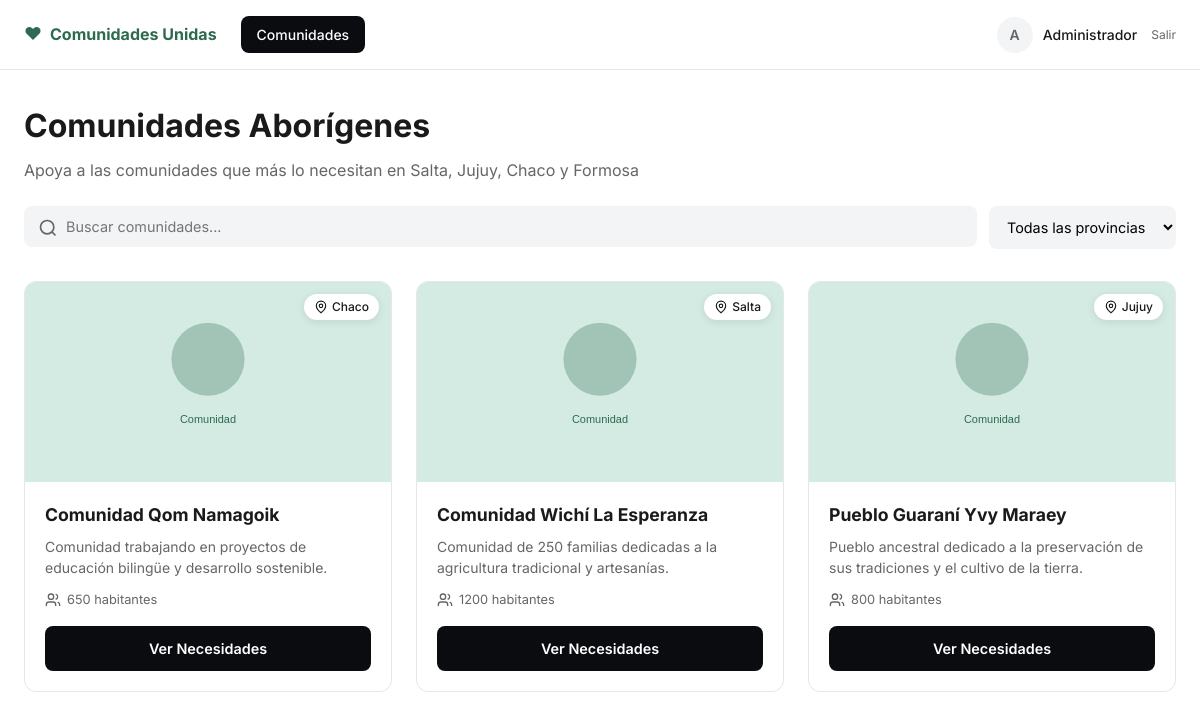
The page /comunidades/ (signed in) on the database its author committed.
### accounts/models.py (models this page shows, shortened)
class User(AbstractUser):
    class AccountType(models.TextChoices):
        DONANTE = 'donante', 'Donante'
        COMUNIDAD = 'comunidad', 'Comunidad'
    display_name = models.CharField('nombre', max_length=150, blank=True)
    account_type = models.CharField(
        'tipo de cuenta',
        max_length=20,
        choices=AccountType.choices,
        default=AccountType.DONANTE,
    )
    class Meta:
        verbose_name = 'usuario'
        verbose_name_plural = 'usuarios'
    def get_display_name(self):
        return self.display_name or self.username
    @property
    def is_community(self):
        return self.account_type == self.AccountType.COMUNIDAD
    @property
    def avatar_initial(self):
        name = self.get_display_name()
        return name[0].upper() if name else 'U'

### communities/models.py (models this page shows, shortened)
class Community(models.Model):
    class Province(models.TextChoices):
        SALTA = 'Salta', 'Salta'
        JUJUY = 'Jujuy', 'Jujuy'
        CHACO = 'Chaco', 'Chaco'
        FORMOSA = 'Formosa', 'Formosa'
    owner = models.OneToOneField(
        settings.AUTH_USER_MODEL,
        on_delete=models.CASCADE,
        related_name='community_profile',
        verbose_name='usuario responsable',
        null=True,
        blank=True,
    )
    name = models.CharField('nombre', max_length=200)
    description = models.TextField('descripción')
    province = models.CharField('provincia', max_length=50, choices=Province.choices)
    population = models.PositiveIntegerField('población')
    email = models.EmailField('email de contacto')
    image = models.ImageField('imagen', upload_to='communities/', blank=True, null=True)
    image_url = models.URLField('URL de imagen', blank=True)
    is_active = models.BooleanField('activa', default=True)
    created_at = models.DateTimeField(auto_now_add=True)
    class Meta:
        verbose_name = 'comunidad'
        verbose_name_plural = 'comunidades'
        ordering = ['name']
    def get_image(self):
        if self.image:
            return self.image.url
        if self.image_url:
            return self.image_url
        return '/static/img/comunidad-default.svg'

### communities/views.py (the view)
# urls.py: path('', views.community_list, name='list'),
@login_required
def community_list(request):
    communities = Community.objects.filter(is_active=True)
    search = request.GET.get('q', '').strip()
    province = request.GET.get('provincia', '')
    if search:
        communities = communities.filter(
            Q(name__icontains=search) | Q(description__icontains=search)
        )
    if province:
        communities = communities.filter(province=province)
    return render(request, 'communities/list.html', {
        'communities': communities,
        'search': search,
        'province': province,
        'provinces': Community.Province.choices,
    })

### templates/communities/list.html (shortened to what this page needs)
{% extends 'includes/navbar.html' %}
{% block content %}
<main class="page-content">
    <div class="page-header">
        <h1>Comunidades Aborígenes</h1>
        <p class="page-subtitle">Apoya a las comunidades que más lo necesitan en Salta, Jujuy, Chaco y Formosa</p>
    </div>
    <form method="get" class="filters-bar">
        <div class="search-box">
            <svg class="search-icon" width="20" height="20" viewBox="0 0 24 24" fill="none" stroke="currentColor" stroke-width="2">
                <circle cx="11" cy="11" r="8"/><path d="m21 21-4.3-4.3"/>
            </svg>
            <input type="text" name="q" value="{{ search }}" placeholder="Buscar comunidades..." class="search-input">
        </div>
        <select name="provincia" class="filter-select" onchange="this.form.submit()">
            <option value="">Todas las provincias</option>
        </select>
    </form>
    <div class="communities-grid">
        {% for community in communities %}
        <article class="community-card">
            <div class="card-image-wrap">
                <img src="{{ community.get_image }}" alt="{{ community.name }}" class="card-image">
                <span class="location-badge">
                    <svg width="14" height="14" viewBox="0 0 24 24" fill="none" stroke="currentColor" stroke-width="2">
                        <path d="M20 10c0 6-8 12-8 12s-8-6-8-12a8 8 0 0 1 16 0Z"/><circle cx="12" cy="10" r="3"/>
                    </svg>
                    {{ community.province }}
                </span>
            </div>
            <div class="card-body">
                <h2>{{ community.name }}</h2>
                <p class="card-desc">{{ community.description|truncatewords:20 }}</p>
                <div class="card-meta">
                    <svg width="16" height="16" viewBox="0 0 24 24" fill="none" stroke="currentColor" stroke-width="2">
                        <path d="M16 21v-2a4 4 0 0 0-4-4H6a4 4 0 0 0-4 4v2"/><circle cx="9" cy="7" r="4"/>
                        <path d="M22 21v-2a4 4 0 0 0-3-3.87"/><path d="M16 3.13a4 4 0 0 1 0 7.75"/>
                    </svg>
                    {{ community.population }} habitantes
                </div>
                <a href="{% url 'communities:detail' community.pk %}" class="btn btn-primary btn-full">Ver Necesidades</a>
            </div>
        </article>
        {% empty %}
        <div class="empty-state">
            <p>No se encontraron comunidades con los filtros seleccionados.</p>
        </div>
        {% endfor %}
    </div>
</main>
{% endblock %}

### templates/includes/navbar.html (shortened to what this page needs)
{% extends 'base.html' %}
{% block body %}
<header class="navbar">
    <div class="navbar-inner">
        <div class="navbar-left">
            <a href="{% url 'communities:list' %}" class="brand">
                <span class="brand-icon">♥</span>
                Comunidades Unidas
            </a>
            <nav class="nav-links">
                <a href="{% url 'communities:list' %}" class="nav-btn {% if request.resolver_match.url_name == 'list' %}active{% endif %}">Comunidades</a>
            </nav>
        </div>
        {% if user.is_authenticated %}
        <div class="user-menu">
            <div class="user-avatar">{{ user.avatar_initial }}</div>
            <span class="user-name">{{ user.get_display_name }}</span>
            <a href="{% url 'accounts:logout' %}" class="logout-link" title="Cerrar sesión">Salir</a>
        </div>
        {% endif %}
    </div>
</header>
{% block content %}{% endblock %}
{% endblock %}

### static/css/styles.css (style rules this page uses)
:root { --green-bg: #d4ebe3; --green-brand: #2d6a4f; --dark: #0a0c10; --text: #1a1a1a; --text-muted: #666; --border: #e5e7eb; --bg-input: #f3f4f6; --white: #fff; --red: #dc2626; --orange: #ea580c; --pink: #db2777; --blue: #2563eb; --yellow-bg: #fef9c3; --yellow-border: #fde047; --blue-bg: #eff6ff; --radius: 12px; --shadow: 0 4px 24px rgba(0,0,0,.08); }
* { box-sizing: border-box; margin: 0; padding: 0; }
body { font-family: 'Inter', -apple-system, BlinkMacSystemFont, sans-serif; color: var(--text); background: var(--white); line-height: 1.5; }
.form-input, .form-textarea, .form-select, .search-input, .filter-select { width: 100%; padding: 12px 14px; border: none; border-radius: 8px; background: var(--bg-input); font-size: 0.9rem; font-family: inherit; outline: none; }
.btn { display: inline-flex; align-items: center; justify-content: center; gap: 8px; padding: 12px 20px; border-radius: 8px; font-size: 0.9rem; font-weight: 600; font-family: inherit; cursor: pointer; border: none; text-decoration: none; transition: opacity .2s; }
.btn-primary { background: var(--dark); color: var(--white); }
.btn-full { width: 100%; }
.navbar { border-bottom: 1px solid var(--border); background: var(--white); position: sticky; top: 0; z-index: 100; }
.navbar-inner { max-width: 1200px; margin: 0 auto; padding: 16px 24px; display: flex; align-items: center; justify-content: space-between; }
.navbar-left { display: flex; align-items: center; gap: 24px; }
.brand { display: flex; align-items: center; gap: 8px; text-decoration: none; color: var(--green-brand); font-weight: 700; font-size: 1rem; }
.brand-icon { color: var(--green-brand); font-size: 1.1rem; }
.nav-links { display: flex; gap: 8px; }
.nav-btn { padding: 8px 16px; border-radius: 8px; text-decoration: none; color: var(--text); font-size: 0.875rem; font-weight: 500; }
.nav-btn.active { background: var(--dark); color: var(--white); }
.user-menu { display: flex; align-items: center; gap: 10px; }
.user-avatar { width: 36px; height: 36px; border-radius: 50%; background: var(--bg-input); display: flex; align-items: center; justify-content: center; font-weight: 600; color: var(--text-muted); font-size: 0.875rem; }
.user-name { font-size: 0.875rem; font-weight: 500; }
.logout-link { font-size: 0.75rem; color: var(--text-muted); text-decoration: none; margin-left: 4px; }
.page-content { max-width: 1200px; margin: 0 auto; padding: 32px 24px 64px; }
.page-header { margin-bottom: 24px; }
.page-header h1, .page-title { font-size: 2rem; font-weight: 700; margin-bottom: 8px; }
.page-subtitle { color: var(--text-muted); }
.filters-bar { display: flex; gap: 12px; margin-bottom: 32px; flex-wrap: wrap; }
.search-box { flex: 1; min-width: 240px; position: relative; }
.search-icon { position: absolute; left: 14px; top: 50%; transform: translateY(-50%); color: var(--text-muted); }
.search-input { padding-left: 42px; }
.filter-select { width: auto; min-width: 180px; cursor: pointer; }
.communities-grid { display: grid; grid-template-columns: repeat(auto-fill, minmax(320px, 1fr)); gap: 24px; }
.community-card { border: 1px solid var(--border); border-radius: var(--radius); overflow: hidden; background: var(--white); }
.card-image-wrap { position: relative; }
.card-image { width: 100%; height: 200px; object-fit: cover; display: block; }
.location-badge { position: absolute; top: 12px; right: 12px; background: var(--white); padding: 4px 10px; border-radius: 20px; font-size: 0.75rem; font-weight: 500; display: flex; align-items: center; gap: 4px; box-shadow: 0 2px 8px rgba(0,0,0,.1); }
.card-body { padding: 20px; }
.card-body h2 { font-size: 1.1rem; margin-bottom: 8px; }
.card-desc { color: var(--text-muted); font-size: 0.875rem; margin-bottom: 12px; min-height: 42px; }
.card-meta { display: flex; align-items: center; gap: 6px; color: var(--text-muted); font-size: 0.8rem; margin-bottom: 16px; }

### rows shown on the page
User: avatar_initial "A", get_display_name "Administrador"
Community: get_image (placeholder picture), province "Chaco", name "Comunidad Qom Namagoik", description "Comunidad trabajando en proyectos de educación bilingüe y desarrollo sostenible.", population "650"
Community: get_image (placeholder picture), province "Salta", name "Comunidad Wichí La Esperanza", description "Comunidad de 250 familias dedicadas a la agricultura tradicional y artesanías.", population "1200"
Community: get_image (placeholder picture), province "Jujuy", name "Pueblo Guaraní Yvy Maraey", description "Pueblo ancestral dedicado a la preservación de sus tradiciones y el cultivo de la tierra.", population "800"
